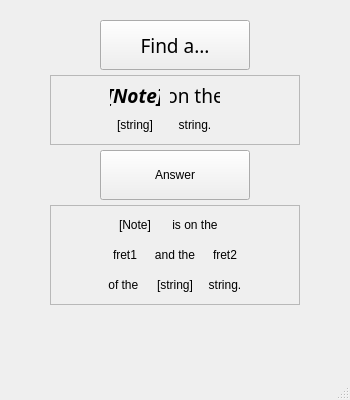
<?xml version="1.0" encoding="UTF-8"?>
<ui version="4.0">
 <class>MainWindow</class>
 <widget class="QMainWindow" name="MainWindow">
  <property name="geometry">
   <rect>
    <x>0</x>
    <y>0</y>
    <width>350</width>
    <height>400</height>
   </rect>
  </property>
  <property name="windowTitle">
   <string>Find a Note</string>
  </property>
  <widget class="QWidget" name="centralwidget">
   <widget class="QPushButton" name="pB_generate">
    <property name="geometry">
     <rect>
      <x>100</x>
      <y>20</y>
      <width>150</width>
      <height>50</height>
     </rect>
    </property>
    <property name="font">
     <font>
      <family>Calibri Light</family>
      <pointsize>14</pointsize>
     </font>
    </property>
    <property name="text">
     <string>Find a...</string>
    </property>
   </widget>
   <widget class="QPushButton" name="pB_answer">
    <property name="geometry">
     <rect>
      <x>100</x>
      <y>150</y>
      <width>150</width>
      <height>50</height>
     </rect>
    </property>
    <property name="text">
     <string>Answer</string>
    </property>
   </widget>
   <widget class="QFrame" name="f_upper">
    <property name="geometry">
     <rect>
      <x>50</x>
      <y>75</y>
      <width>250</width>
      <height>70</height>
     </rect>
    </property>
    <property name="frameShape">
     <enum>QFrame::StyledPanel</enum>
    </property>
    <property name="frameShadow">
     <enum>QFrame::Sunken</enum>
    </property>
    <widget class="QLabel" name="l_text1">
     <property name="geometry">
      <rect>
       <x>120</x>
       <y>5</y>
       <width>50</width>
       <height>30</height>
      </rect>
     </property>
     <property name="font">
      <font>
       <family>Calibri Light</family>
       <pointsize>14</pointsize>
      </font>
     </property>
     <property name="text">
      <string>on the</string>
     </property>
     <property name="alignment">
      <set>Qt::AlignCenter</set>
     </property>
    </widget>
    <widget class="QLabel" name="l_note1">
     <property name="geometry">
      <rect>
       <x>60</x>
       <y>5</y>
       <width>50</width>
       <height>30</height>
      </rect>
     </property>
     <property name="font">
      <font>
       <family>Calibri Light</family>
       <pointsize>14</pointsize>
       <weight>75</weight>
       <italic>true</italic>
       <bold>true</bold>
      </font>
     </property>
     <property name="text">
      <string>[Note]</string>
     </property>
     <property name="alignment">
      <set>Qt::AlignCenter</set>
     </property>
    </widget>
    <widget class="QLabel" name="l_text2">
     <property name="geometry">
      <rect>
       <x>120</x>
       <y>35</y>
       <width>50</width>
       <height>30</height>
      </rect>
     </property>
     <property name="text">
      <string>string.</string>
     </property>
     <property name="alignment">
      <set>Qt::AlignCenter</set>
     </property>
    </widget>
    <widget class="QLabel" name="l_string1">
     <property name="geometry">
      <rect>
       <x>60</x>
       <y>35</y>
       <width>50</width>
       <height>30</height>
      </rect>
     </property>
     <property name="text">
      <string>[string]</string>
     </property>
     <property name="alignment">
      <set>Qt::AlignCenter</set>
     </property>
    </widget>
   </widget>
   <widget class="QFrame" name="f_lower">
    <property name="geometry">
     <rect>
      <x>50</x>
      <y>205</y>
      <width>250</width>
      <height>100</height>
     </rect>
    </property>
    <property name="frameShape">
     <enum>QFrame::StyledPanel</enum>
    </property>
    <property name="frameShadow">
     <enum>QFrame::Sunken</enum>
    </property>
    <widget class="QLabel" name="l_note_ans">
     <property name="geometry">
      <rect>
       <x>60</x>
       <y>5</y>
       <width>50</width>
       <height>30</height>
      </rect>
     </property>
     <property name="text">
      <string>[Note]</string>
     </property>
     <property name="alignment">
      <set>Qt::AlignCenter</set>
     </property>
    </widget>
    <widget class="QLabel" name="l_text3">
     <property name="geometry">
      <rect>
       <x>120</x>
       <y>5</y>
       <width>50</width>
       <height>30</height>
      </rect>
     </property>
     <property name="text">
      <string>is on the</string>
     </property>
     <property name="alignment">
      <set>Qt::AlignCenter</set>
     </property>
    </widget>
    <widget class="QLabel" name="l_fret2">
     <property name="geometry">
      <rect>
       <x>150</x>
       <y>35</y>
       <width>50</width>
       <height>30</height>
      </rect>
     </property>
     <property name="text">
      <string>fret2</string>
     </property>
     <property name="alignment">
      <set>Qt::AlignCenter</set>
     </property>
    </widget>
    <widget class="QLabel" name="l_text4">
     <property name="geometry">
      <rect>
       <x>100</x>
       <y>35</y>
       <width>50</width>
       <height>30</height>
      </rect>
     </property>
     <property name="text">
      <string>and the</string>
     </property>
     <property name="alignment">
      <set>Qt::AlignCenter</set>
     </property>
    </widget>
    <widget class="QLabel" name="l_fret1">
     <property name="geometry">
      <rect>
       <x>50</x>
       <y>35</y>
       <width>50</width>
       <height>30</height>
      </rect>
     </property>
     <property name="text">
      <string>fret1</string>
     </property>
     <property name="alignment">
      <set>Qt::AlignCenter</set>
     </property>
    </widget>
    <widget class="QLabel" name="l_string_ans">
     <property name="geometry">
      <rect>
       <x>100</x>
       <y>65</y>
       <width>50</width>
       <height>30</height>
      </rect>
     </property>
     <property name="text">
      <string>[string]</string>
     </property>
     <property name="alignment">
      <set>Qt::AlignCenter</set>
     </property>
    </widget>
    <widget class="QLabel" name="l_text6">
     <property name="geometry">
      <rect>
       <x>150</x>
       <y>65</y>
       <width>50</width>
       <height>30</height>
      </rect>
     </property>
     <property name="text">
      <string>string.</string>
     </property>
     <property name="alignment">
      <set>Qt::AlignCenter</set>
     </property>
    </widget>
    <widget class="QLabel" name="l_text5">
     <property name="geometry">
      <rect>
       <x>50</x>
       <y>65</y>
       <width>50</width>
       <height>30</height>
      </rect>
     </property>
     <property name="text">
      <string>of the </string>
     </property>
     <property name="alignment">
      <set>Qt::AlignCenter</set>
     </property>
    </widget>
   </widget>
   <zorder>f_lower</zorder>
   <zorder>f_upper</zorder>
   <zorder>pB_generate</zorder>
   <zorder>pB_answer</zorder>
  </widget>
  <widget class="QMenuBar" name="menubar">
   <property name="geometry">
    <rect>
     <x>0</x>
     <y>0</y>
     <width>350</width>
     <height>18</height>
    </rect>
   </property>
  </widget>
  <widget class="QStatusBar" name="statusbar"/>
 </widget>
 <resources/>
 <connections/>
</ui>
